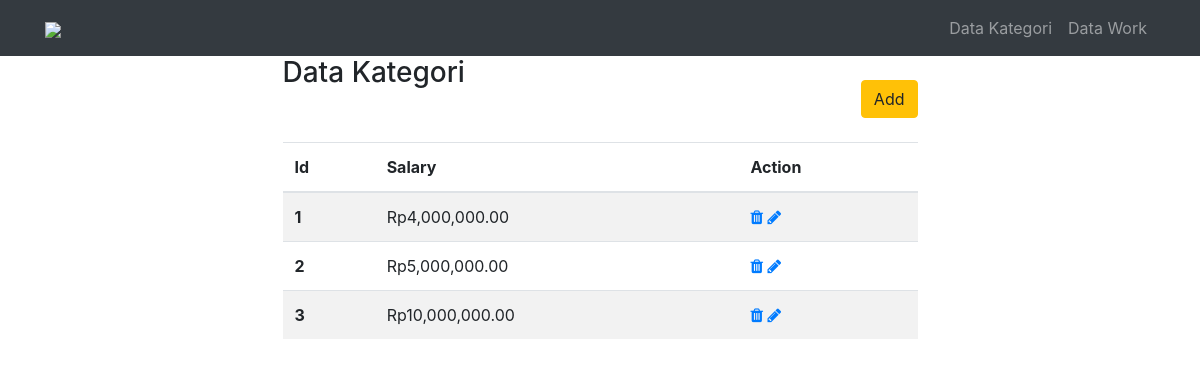
Screenshot of /index.php?page=kategori with the database file from the repository.
### tables this page shows
CREATE TABLE `kategori` (
  `id` int(11) NOT NULL,
  `salary` int(11) NOT NULL
);

### inc/fungsi.php (called while the page is built)
<?php
function rp($str)
{
	return 'Rp'.number_format($str, 2);
}

### inc/content/kategori/home.php (the view, shortened to what this page needs)
<?php
$sql = "SELECT * FROM kategori ORDER BY id DESC";
$query = mysqli_query($conn, $sql);
$data = mysqli_fetch_all($query, MYSQLI_ASSOC);
?>
<div class="col-lg-7 mx-auto">
  <button class="btn btn-warning float-right mt-4 mb-4" data-toggle="modal" data-target="#modal_input_kategori" data-backdrop="static" data-keyboard="false">Add</button>
  <h3>Data Kategori</h3>
   <table class="table table-striped">
   	<thead>
   		<tr>
   			<th scope="col">Id</th >
   			<th scope="col">Salary</th >
   			<th scope="col">Action</th >
   		</tr>
   	</thead>
   	<tbody>
      <?php $i=1; foreach ($data as $item): ?>
          <tr>
            <th scope="row"><?= $i;  ?></th>
            <td><?= rp($item['salary'])  ?></td>
            <td>
              <a href="index.php?page=deleteKategori&id=<?= $item['id']  ?>" onclick="return confirm('Are you sure ?')"><span class="fa fa-trash"></span></a>
              <a href="#" data-toggle="modal" data-target="#modal_edit_kategori" data-id_details="<?= $item['id'] ?>" data-backdrop="static" data-keyboard="false"><span class="fa fa-pencil"></span></a>
            </td>
          </tr>
      <?php $i++; endforeach ?>
   	</tbody>
   </table>
</div>

### rows the page displays
kategori: salary "Rp4,000,000.00"
kategori: salary "Rp5,000,000.00"
kategori: salary "Rp10,000,000.00"
